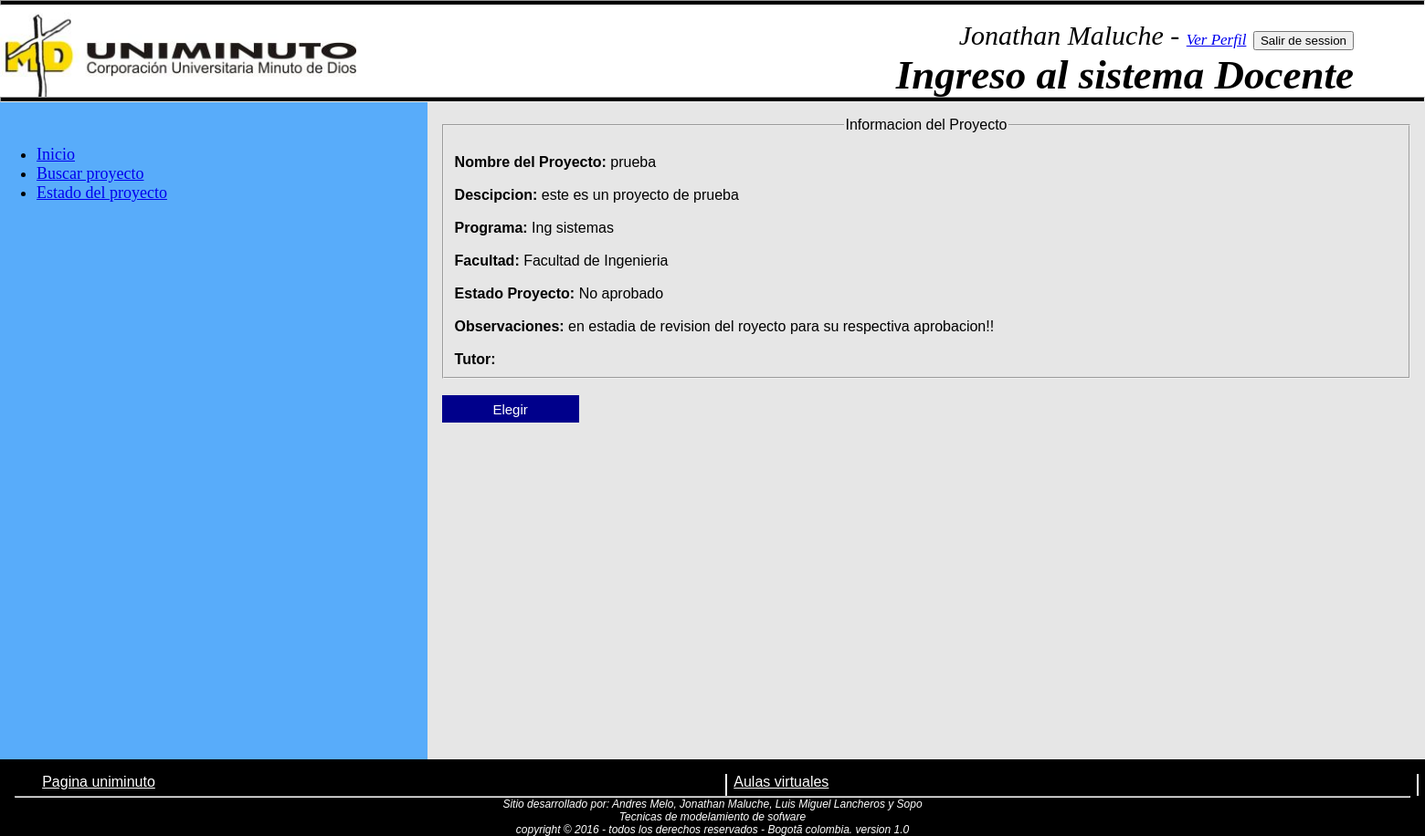
Page /docente.php?pagina=vproy&idproy=1 (signed in) on the committed database.
### tables this page shows
CREATE TABLE `proyecto` (
  `id_proy` smallint(6) NOT NULL,
  `nom_proyecto` varchar(100) NOT NULL,
  `descri_proyecto` varchar(500) NOT NULL,
  `programa` smallint(6) NOT NULL,
  `facultad` smallint(6) NOT NULL,
  `estado_proy` tinyint(4) NOT NULL,
  `observaciones` varchar(200) DEFAULT NULL,
  `id_user` int(11) DEFAULT NULL,
  `id_tutor` int(11) DEFAULT NULL
);

CREATE TABLE `programa` (
  `id_prog` smallint(6) NOT NULL,
  `nom_programa` varchar(80) NOT NULL
);

CREATE TABLE `facultad` (
  `id_facultad` smallint(6) NOT NULL,
  `nom_facultad` varchar(60) NOT NULL
);

CREATE TABLE `stdo_proy` (
  `id_estado` tinyint(4) NOT NULL,
  `nom_estado` varchar(90) NOT NULL
);

### funciones.php (called while the page is built, shortened)
<?php
class Funciones{
    private $host="localhost";
    private $user="root";
    private $pass="12qwaszx";
    private $db="tecnicas";
    public function accionPrincipal($query){
        if($conectado=$this->conectar()){
            if(mysqli_select_db($conectado,$this->db)){
                if($Consulta=mysqli_query($conectado,$query)){
                    return $Consulta;
                }else{
                    $respuesta="Error de consulta";
                    return $respuesta;
                }
            }else{
                $respuesta="Error de Conexion a Base";
                return $respuesta;
            }
        }else{
            $respuesta="error al Conectar con el Host";
            return $respuesta;
        }
    }
    private function conectar(){
        if($siConecto=mysqli_connect($this->host,$this->user,$this->pass)){
            return $siConecto;
        }else{
            return false;
        }
    }
    public function programa($campo,$programa){
        $query="select * from programa where $campo=".$programa;
        $res=$this->accionPrincipal($query);
        $file=mysqli_fetch_array($res);
        return $file;
    }
    public function estadoP($campo,$estado){
        $query="select * from stdo_proy where $campo=".$estado;
        $res=$this->accionPrincipal($query);
        $file=mysqli_fetch_array($res);
        return $file;
    }
    public function facultad($campo,$facultad){
        $query="select * from facultad where $campo=".$facultad;
        $res=$this->accionPrincipal($query);
        $file=mysqli_fetch_array($res);
        return $file;
    }
}
?>

### verProyec.php (the view, shortened to what this page needs)
<?php
$base=new Funciones();
if (isset($_GET['idproy'])and $_GET['idproy']!="") {
    $pquery="select * from proyecto where id_proy=".$_GET['idproy'];
    $res=$base->accionPrincipal($pquery);
    if (!mysqli_num_rows($res)<1) {
        $file=mysqli_fetch_array($res);
        $ffile=$base->facultad("id_facultad",$file['facultad']);
        $profile=$base->programa("id_prog",$file['programa']);
        $efile=$base->estadoP("id_estado",$file['estado_proy']);
        if (is_numeric($file['id_tutor'])) {
            $ufile=$base->usuario("id_user",$file['id_tutor']);
        }else{
            $ufile=null;
        }
    }else{
        $file=null;
        $ffile=null;
        $profile=null;
        $ufile=null;
    }
?>
<div>
    <fieldset>
        <legend align="center">Informacion del Proyecto</legend><br>
        <label><b>Nombre del Proyecto:</b> </label><span><?php echo $file['nom_proyecto'];?></span><br><br>
        <label><b>Descipcion: </b></label><span><?php echo $file['descri_proyecto'];?></span><br><br>
        <label><b>Programa: </b></label><span><?php echo $profile['nom_programa'];?></span><br><br>
        <label><b>Facultad: </b></label><span><?php echo $ffile['nom_facultad'];?></span><br><br>
        <label><b>Estado Proyecto: </b></label><span><?php echo $efile['nom_estado'];?></span><br><br>
        <label><b>Observaciones: </b></label><span><?php echo $file['observaciones'];?></span><br><br>
        <label><b>Tutor: </b></label><span><?php echo $ufile['nombre']." ".$ufile['apellidos'];?></span>
    </fieldset>
</div><br>
<form action="eligePro.php" method="post" enctype="multipart/form-data">
    <input type="submit" value="Elegir" class="boton">
</form>
<?php
}else{
    echo "no se ha selecionado proyecto";
}
?>

### estiloscss/ealumno.css (style rules this page uses)
* { margin:0; box-sizing: border-box; }
body { background-color: black; }
form input { display: inline-block; width: 250px; margin-bottom: 10px; }
.boton { background-color: darkblue; font-size: 15px; height: 30px; width: 150px; border: none; color: white; }

### rows in the picture
proyecto: nom_proyecto "prueba", descri_proyecto "este es un proyecto de prueba", observaciones "en estadia de revision del royecto para su respectiva aprobacion!!"
programa: nom_programa "Ing sistemas"
facultad: nom_facultad "Facultad de Ingenieria"
stdo_proy: nom_estado "No aprobado"

### other values in the picture
$_COOKIE['nombre'] "Jonathan"
$_COOKIE['apellido'] "Maluche"
